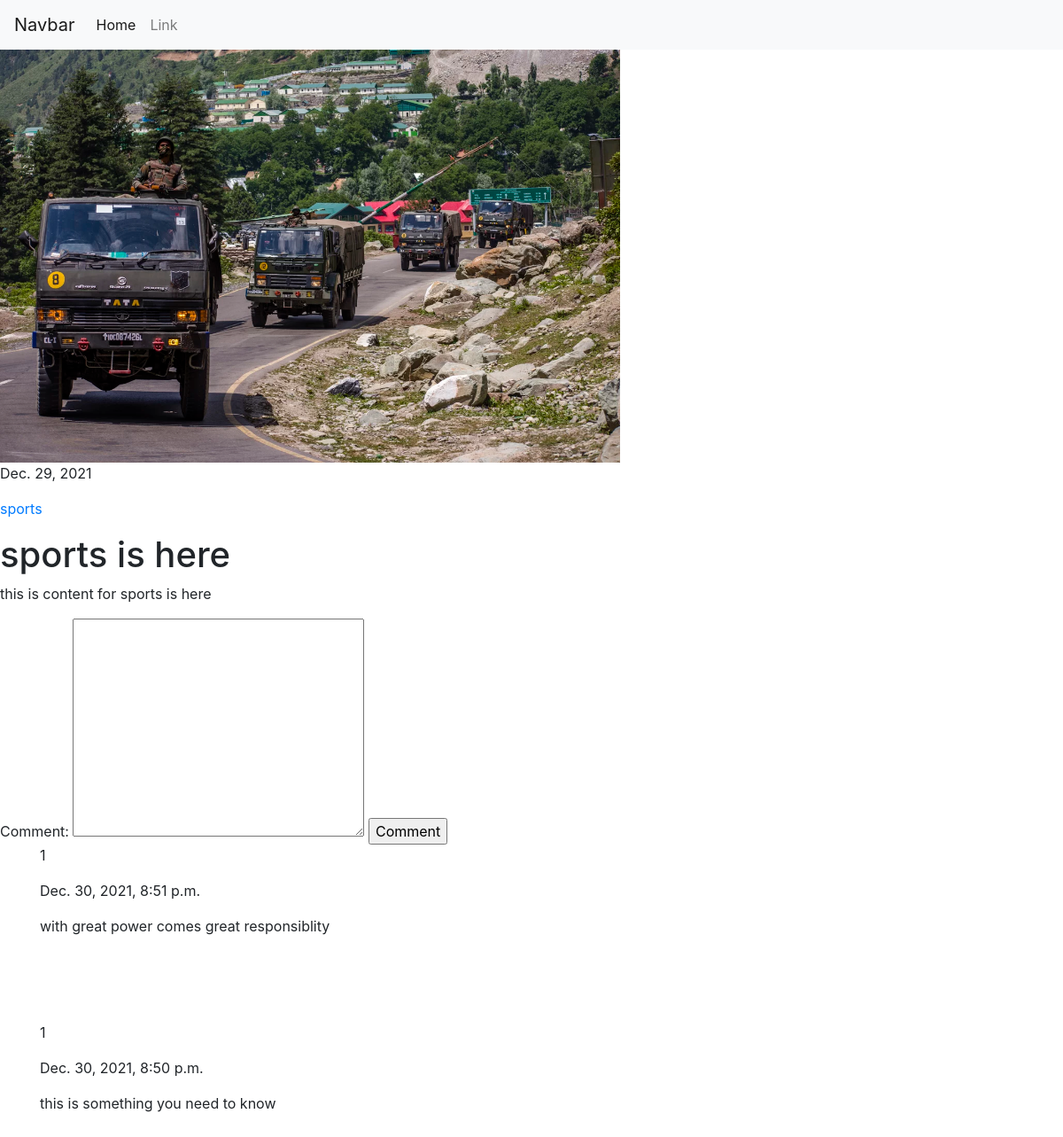
The app's page /blog/india-china-conflict-chinatown-chinese-indians, older data.
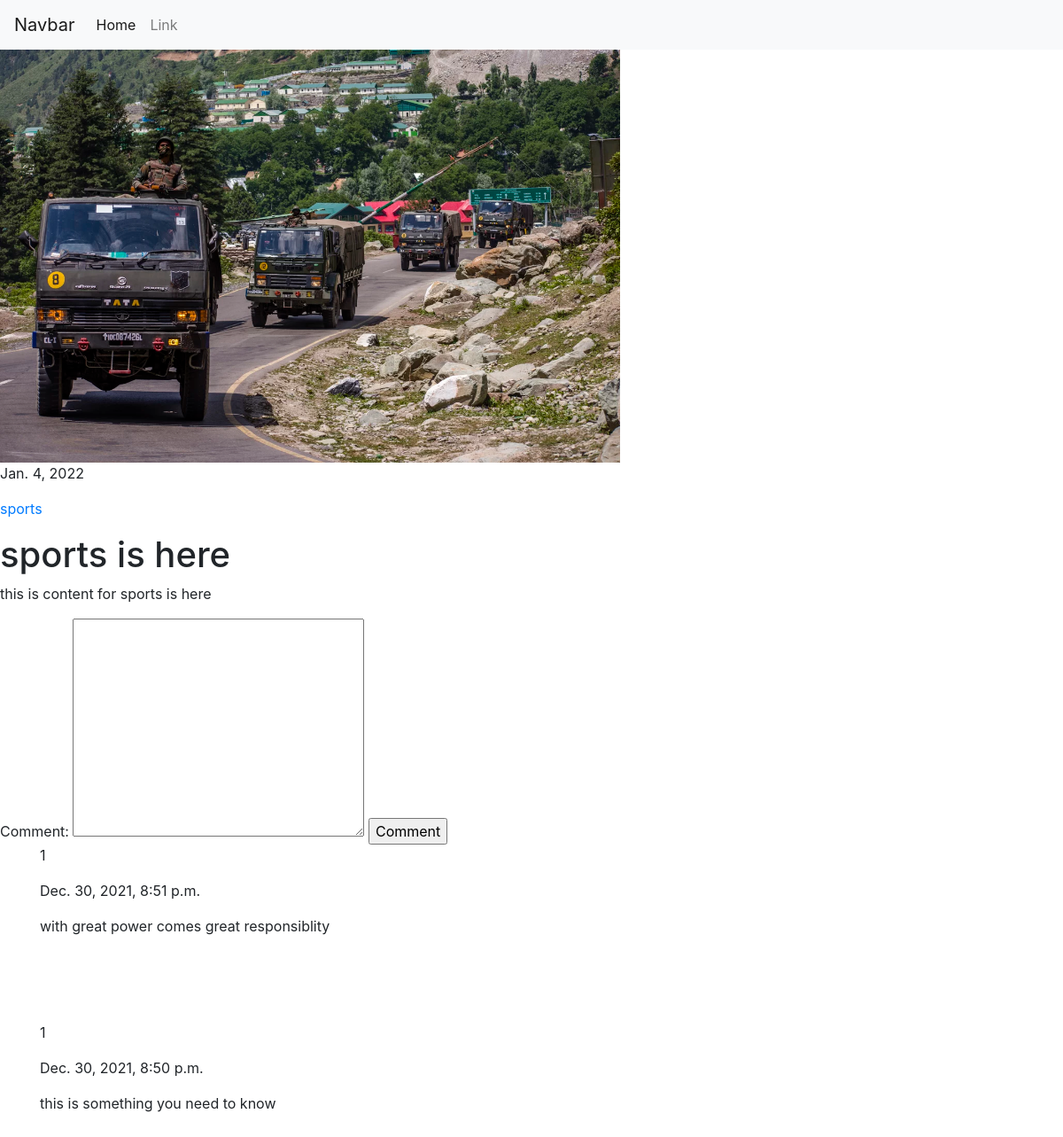
The same page, newer data.
### blog/models.py (models this page shows, shortened)
class blogpost(models.Model):
    name = models.CharField(max_length=60)
    description = models.CharField(max_length=255)
    slug = models.CharField(max_length=100, unique=True)
    category = models.ForeignKey(Category, on_delete=models.CASCADE)
    featured_post = models.BooleanField(default=False)
    featured_image = models.ImageField(upload_to="blog/featrued_image/")
    main_image = models.ImageField(upload_to="blog/main_image/")
    content = models.TextField()
    date = models.DateField(auto_now=True, null=True, blank=True)

class Category(models.Model):
    name = models.CharField(max_length=20)
    featured = models.BooleanField()
    def __str__(self):
        return self.name

class Comment(models.Model):
    user = models.CharField(max_length=155)
    blog_post = models.ForeignKey(blogpost, on_delete=models.CASCADE)
    date = models.DateTimeField(auto_now=True)
    comment = models.TextField()

### blog/views.py (the view)
# urls.py: path('blog/<str:slug>', views.blogPost, name="blogpost"),
def blogPost(request, slug):
    blogp = blogpost.objects.get(slug = slug)
    comments = Comment.objects.filter(blog_post__slug = slug).order_by("-id")
    return render(request, 'blog/blogpost.html',{"blogp":blogp, "comments":comments})

### blog/templates/blog/blogpost.html (shortened to what this page needs)
{% extends 'blog/base.html' %}
{% block body %}
<img src="/media/{{blogp.main_image}}" width="700px" class="" >
<p>{{blogp.date}}</p>
<p> <a href="/blog/category/{{blogp.category}}">{{blogp.category}}</a> </p>
<h1>{{blogp.name}}</h1>
<p>{{blogp.content|safe}}</p>
<form action="{% url 'blogpostComment' %}" method="post">
    Comment: <textarea name="comment" cols="30" rows="10"></textarea>
    <input type="submit" value="Comment">
</form>
{% for i in comments %}
    <div class="container mb-4">
        <p>{{i.user}}</p>
        <p>{{i.date}}</p>
        <p>{{i.comment}}</p>
    </div>
    <br><br><br>
{% endfor %}
{% endblock body %}

### blog/templates/blog/base.html (shortened to what this page needs)
<!doctype html>
<html lang="en">
  <head>
    <link rel="stylesheet" href="https://maxcdn.bootstrapcdn.com/bootstrap/4.0.0/css/bootstrap.min.css">
  </head>
  <body>
    <nav class="navbar navbar-expand-lg navbar-light bg-light">
        <a class="navbar-brand" href="#">Navbar</a>
        <div class="collapse navbar-collapse" id="navbarSupportedContent">
          <ul class="navbar-nav mr-auto">
            <li class="nav-item active">
              <a class="nav-link" href="/">Home <span class="sr-only">(current)</span></a>
            </li>
            <li class="nav-item">
              <a class="nav-link" href="#">Link</a>
            </li>
          </ul>
        </div>
      </nav>
    {% block body %}{% endblock body %}
  </body>
</html>

Row changes from the older to the newer data that the page shows:
changed blogpost "sports is here": date "Dec. 29, 2021" → "Jan. 4, 2022"
